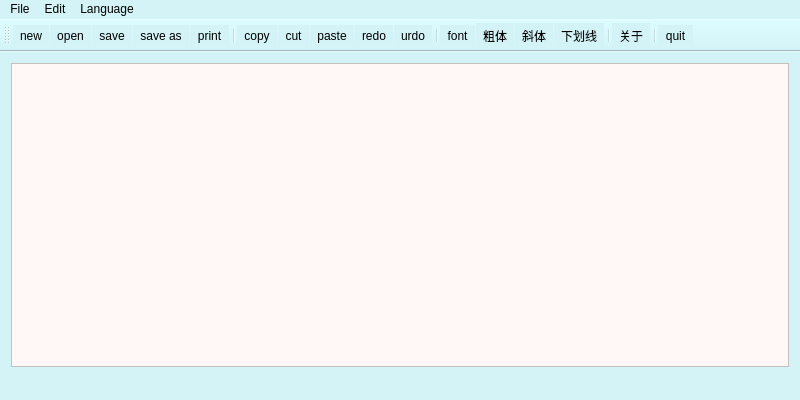
<?xml version="1.0" encoding="UTF-8"?>
<ui version="4.0">
 <class>Notepad</class>
 <widget class="QMainWindow" name="Notepad">
  <property name="geometry">
   <rect>
    <x>0</x>
    <y>0</y>
    <width>800</width>
    <height>400</height>
   </rect>
  </property>
  <property name="windowTitle">
   <string>Dasyatis 的文本编辑器</string>
  </property>
  <property name="styleSheet">
   <string notr="true">*{
	background-color: rgb(212, 243, 246);
}


</string>
  </property>
  <widget class="QWidget" name="centralWidget">
   <layout class="QVBoxLayout" name="verticalLayout">
    <item>
     <widget class="QTextEdit" name="textEdit">
      <property name="styleSheet">
       <string notr="true">background-color: rgb(255, 248, 246);</string>
      </property>
     </widget>
    </item>
   </layout>
  </widget>
  <widget class="QMenuBar" name="menuBar">
   <property name="geometry">
    <rect>
     <x>0</x>
     <y>0</y>
     <width>800</width>
     <height>21</height>
    </rect>
   </property>
   <widget class="QMenu" name="menuFile">
    <property name="title">
     <string>File</string>
    </property>
    <addaction name="actionNew"/>
    <addaction name="actionOpen"/>
    <addaction name="actionSave"/>
    <addaction name="actionSave_as"/>
    <addaction name="actionPrint"/>
    <addaction name="separator"/>
    <addaction name="actionExit"/>
   </widget>
   <widget class="QMenu" name="menuEdit">
    <property name="title">
     <string>Edit</string>
    </property>
    <addaction name="actionCopy"/>
    <addaction name="actionCut"/>
    <addaction name="actionPaste"/>
    <addaction name="separator"/>
    <addaction name="actionUndo"/>
    <addaction name="actionRedo"/>
    <addaction name="actionFont"/>
   </widget>
   <widget class="QMenu" name="menuLanguage">
    <property name="title">
     <string>Language</string>
    </property>
    <addaction name="actionChinese"/>
    <addaction name="actionEnglish"/>
   </widget>
   <addaction name="menuFile"/>
   <addaction name="menuEdit"/>
   <addaction name="menuLanguage"/>
  </widget>
  <widget class="QToolBar" name="mainToolBar">
   <attribute name="toolBarArea">
    <enum>TopToolBarArea</enum>
   </attribute>
   <attribute name="toolBarBreak">
    <bool>false</bool>
   </attribute>
   <addaction name="actionNew"/>
   <addaction name="actionOpen"/>
   <addaction name="actionSave"/>
   <addaction name="actionSave_as"/>
   <addaction name="actionPrint"/>
   <addaction name="separator"/>
   <addaction name="actionCopy"/>
   <addaction name="actionCut"/>
   <addaction name="actionPaste"/>
   <addaction name="actionUndo"/>
   <addaction name="actionRedo"/>
   <addaction name="separator"/>
   <addaction name="actionFont"/>
   <addaction name="actionBold"/>
   <addaction name="actionItalic"/>
   <addaction name="actionUnderline"/>
   <addaction name="separator"/>
   <addaction name="actionAbout"/>
   <addaction name="separator"/>
   <addaction name="actionExit"/>
  </widget>
  <widget class="QStatusBar" name="statusBar"/>
  <action name="actionNew">
   <property name="icon">
    <iconset resource="notepad.qrc">
     <normaloff>:/images/new.png</normaloff>:/images/new.png</iconset>
   </property>
   <property name="text">
    <string>new</string>
   </property>
   <property name="toolTip">
    <string>新建</string>
   </property>
   <property name="shortcut">
    <string>Ctrl+N</string>
   </property>
  </action>
  <action name="actionOpen">
   <property name="icon">
    <iconset resource="notepad.qrc">
     <normaloff>:/images/open.png</normaloff>:/images/open.png</iconset>
   </property>
   <property name="text">
    <string>open</string>
   </property>
   <property name="toolTip">
    <string>打开</string>
   </property>
   <property name="shortcut">
    <string>Ctrl+O</string>
   </property>
  </action>
  <action name="actionSave">
   <property name="icon">
    <iconset resource="notepad.qrc">
     <normaloff>:/images/save.png</normaloff>:/images/save.png</iconset>
   </property>
   <property name="text">
    <string>save</string>
   </property>
   <property name="toolTip">
    <string>保存</string>
   </property>
   <property name="shortcut">
    <string>Ctrl+S</string>
   </property>
  </action>
  <action name="actionSave_as">
   <property name="icon">
    <iconset resource="notepad.qrc">
     <normaloff>:/images/save_as.png</normaloff>:/images/save_as.png</iconset>
   </property>
   <property name="text">
    <string>save as</string>
   </property>
   <property name="toolTip">
    <string>另存为</string>
   </property>
   <property name="shortcut">
    <string>Alt+S</string>
   </property>
  </action>
  <action name="actionPrint">
   <property name="icon">
    <iconset resource="notepad.qrc">
     <normaloff>:/images/print.png</normaloff>:/images/print.png</iconset>
   </property>
   <property name="text">
    <string>print</string>
   </property>
   <property name="toolTip">
    <string>打印</string>
   </property>
   <property name="shortcut">
    <string>Ctrl+P</string>
   </property>
  </action>
  <action name="actionExit">
   <property name="icon">
    <iconset theme="exit.png" resource="notepad.qrc">
     <normaloff>:/images/exit.png</normaloff>:/images/exit.png</iconset>
   </property>
   <property name="text">
    <string>quit</string>
   </property>
   <property name="toolTip">
    <string>离开</string>
   </property>
  </action>
  <action name="actionCopy">
   <property name="icon">
    <iconset resource="notepad.qrc">
     <normaloff>:/images/copy.png</normaloff>:/images/copy.png</iconset>
   </property>
   <property name="text">
    <string>copy</string>
   </property>
   <property name="shortcut">
    <string>Ctrl+C</string>
   </property>
  </action>
  <action name="actionCut">
   <property name="icon">
    <iconset resource="notepad.qrc">
     <normaloff>:/images/cut.png</normaloff>:/images/cut.png</iconset>
   </property>
   <property name="text">
    <string>cut</string>
   </property>
   <property name="shortcut">
    <string>Ctrl+X</string>
   </property>
  </action>
  <action name="actionPaste">
   <property name="icon">
    <iconset resource="notepad.qrc">
     <normaloff>:/images/paste.png</normaloff>:/images/paste.png</iconset>
   </property>
   <property name="text">
    <string>paste</string>
   </property>
   <property name="shortcut">
    <string>Ctrl+V</string>
   </property>
  </action>
  <action name="actionUndo">
   <property name="icon">
    <iconset resource="notepad.qrc">
     <normaloff>:/images/edit_undo.png</normaloff>:/images/edit_undo.png</iconset>
   </property>
   <property name="text">
    <string>redo</string>
   </property>
   <property name="shortcut">
    <string>Ctrl+Z</string>
   </property>
  </action>
  <action name="actionRedo">
   <property name="icon">
    <iconset resource="notepad.qrc">
     <normaloff>:/images/edit_redo.png</normaloff>:/images/edit_redo.png</iconset>
   </property>
   <property name="text">
    <string>urdo</string>
   </property>
   <property name="shortcut">
    <string>Ctrl+Y</string>
   </property>
  </action>
  <action name="actionFont">
   <property name="icon">
    <iconset resource="notepad.qrc">
     <normaloff>:/images/font.png</normaloff>:/images/font.png</iconset>
   </property>
   <property name="text">
    <string>font</string>
   </property>
   <property name="shortcut">
    <string>Ctrl+F</string>
   </property>
  </action>
  <action name="actionItalic">
   <property name="checkable">
    <bool>true</bool>
   </property>
   <property name="icon">
    <iconset resource="notepad.qrc">
     <normaloff>:/images/italic.png</normaloff>:/images/italic.png</iconset>
   </property>
   <property name="text">
    <string>斜体</string>
   </property>
   <property name="toolTip">
    <string>斜体</string>
   </property>
   <property name="shortcut">
    <string>Ctrl+I</string>
   </property>
  </action>
  <action name="actionBold">
   <property name="checkable">
    <bool>true</bool>
   </property>
   <property name="icon">
    <iconset resource="notepad.qrc">
     <normaloff>:/images/bold.png</normaloff>:/images/bold.png</iconset>
   </property>
   <property name="text">
    <string>粗体</string>
   </property>
   <property name="toolTip">
    <string>粗体</string>
   </property>
   <property name="shortcut">
    <string>Ctrl+B</string>
   </property>
  </action>
  <action name="actionUnderline">
   <property name="checkable">
    <bool>true</bool>
   </property>
   <property name="icon">
    <iconset resource="notepad.qrc">
     <normaloff>:/images/underline.png</normaloff>:/images/underline.png</iconset>
   </property>
   <property name="text">
    <string>下划线</string>
   </property>
   <property name="toolTip">
    <string>下划线</string>
   </property>
   <property name="shortcut">
    <string>Ctrl+U</string>
   </property>
  </action>
  <action name="actionAbout">
   <property name="icon">
    <iconset resource="notepad.qrc">
     <normaloff>:/images/info.png</normaloff>:/images/info.png</iconset>
   </property>
   <property name="text">
    <string>关于</string>
   </property>
   <property name="toolTip">
    <string>关于</string>
   </property>
  </action>
  <action name="actionChinese">
   <property name="checkable">
    <bool>true</bool>
   </property>
   <property name="text">
    <string>Chinese</string>
   </property>
  </action>
  <action name="actionEnglish">
   <property name="checkable">
    <bool>true</bool>
   </property>
   <property name="text">
    <string>English</string>
   </property>
  </action>
 </widget>
 <layoutdefault spacing="6" margin="11"/>
 <resources>
  <include location="notepad.qrc"/>
 </resources>
 <connections/>
</ui>
